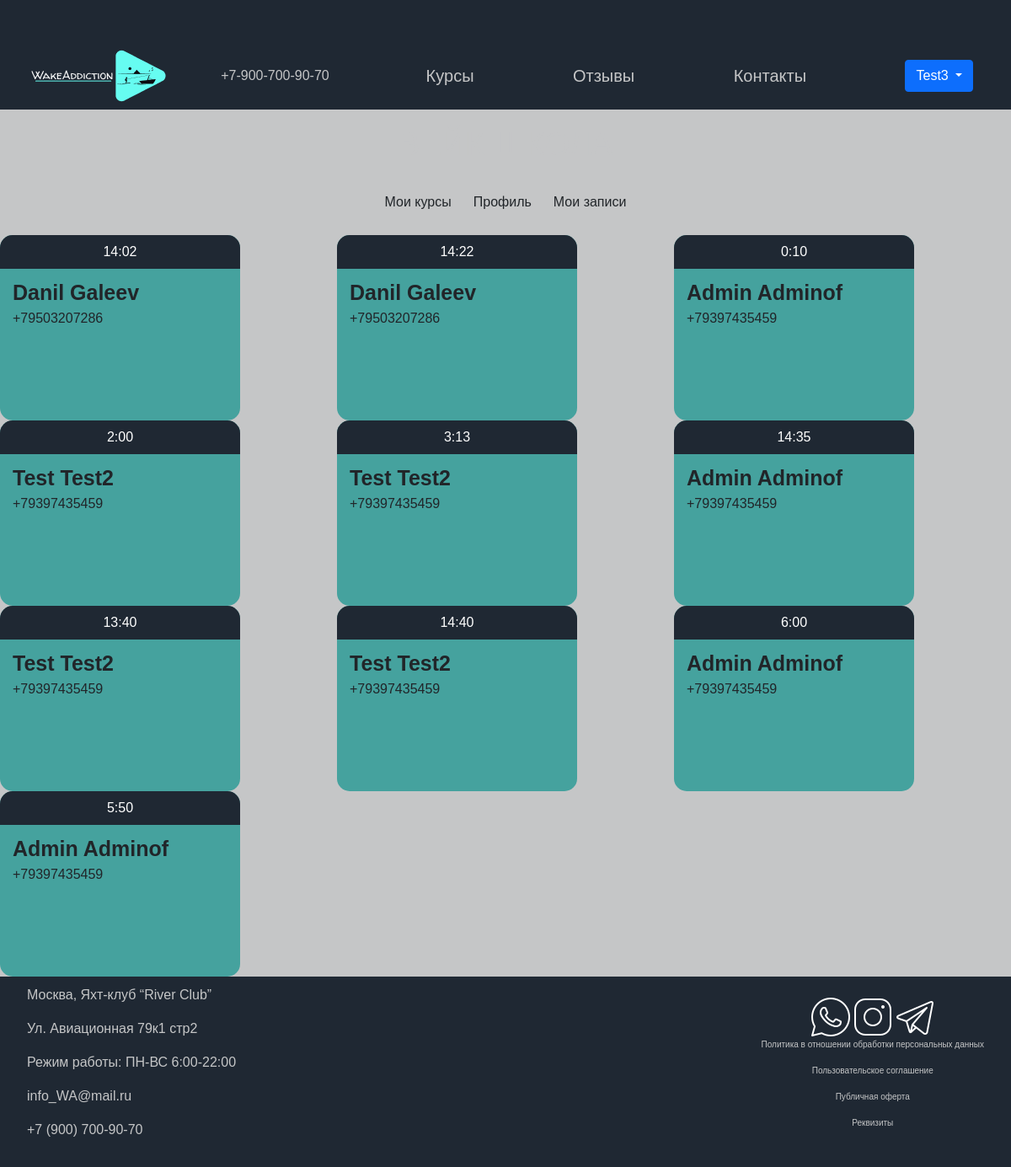
Screenshot of /zapisi (signed in) with the database file from the repository.
### main/models.py (models this page shows)
class ParticipationApplication(models.Model):
    phone_regex = RegexValidator(regex=r'^\+?1?\d{9,15}$', message="Phone number must be entered in the format: '+999999999'. Up to 15 digits allowed.")
    course = models.ForeignKey(Course, on_delete=models.CASCADE, related_name="participation_applications", verbose_name='Курсы')
    user = models.ForeignKey(User, on_delete=models.CASCADE, related_name="participation_applications", verbose_name='Пользователь')
    phone_number = models.CharField(validators=[phone_regex], max_length=17, blank=True, null=False, verbose_name='Номер телефона')
    time = models.TimeField(blank=False, null=False, verbose_name='Время')
    date = models.DateField(blank=False, null=False, verbose_name='Дата')
    wishes = models.TextField(blank=True, null=True, verbose_name='Оставьте комментарий')
    class Meta:
        verbose_name = "заявка на участие"
        verbose_name_plural = "заявки на участие"

### main/views.py (the view)
# urls.py: path('zapisi', views.schedule, name="zapisi"),
def schedule(request):
    profiles = ParticipationApplication.objects.all()
    return render(request, 'main/zapisi.html', {'profiles': profiles})

### main/templates/main/zapisi.html (shortened to what this page needs)
{% extends 'main/profile.html' %}
{% block profile-content %}
    <div class="schedule-card-conteiner">
        {% for profile in profiles %}
        <div class="schedule-card">
            <div class="schedule-card-header">
                {{ profile.time }}
            </div>
            <div class="schedule-card-content">
                <p>
                    {{ profile.user.first_name }}
                    {{ profile.user.last_name }}
                </p>
                {{ profile.phone_number }}
            </div>
        </div>
    {% endfor %}
    </div>
{% endblock %}

### main/templates/main/layout.html (shortened to what this page needs)
{% load static %}
<html lang="ru">
<head>
    <link rel=»stylesheet» href=»style.css»>
    <link rel="stylesheet" href="https://cdnjs.cloudflare.com/ajax/libs/font-awesome/6.1.1/css/all.min.css"/>
    <link rel="stylesheet" href="{% static 'assets/bootstrap/css/bootstrap.min.css' %}">
    <link rel="stylesheet" href="{% static 'assets/DataTables/datatables.min.css' %}">
    <link rel="stylesheet" href="{% static 'assets/select2/dist/css/select2.min.css' %}">
    <link rel="stylesheet" href="{% static 'css/style.css' %}">
    <link rel="stylesheet" href="https://use.fontawesome.com/releases/v5.8.2/css/all.css">
</head>
<body>
    <header class="header">
        <div class="header-line">
            <div class="logo-img">
                <a href="/"><img src="{% static 'img/logo.png' %}" alt="Лого"/></a>
            </div>
            <div class="phone">
                <div class="phone-holder">
                    <div class="number"><a class="num" href="#">+7-900-700-90-70</a> </div>
                </div>
            </div>
                <a class="nav-item" href="{% url 'cources' %}">Курсы</a></li>
                <a class="nav-item" href="#otziv">Отзывы</a></li>
                <a class="nav-item" href="#contacts">Контакты</a></li>
            {% if user.is_authenticated %}
                <div class="dropdown">
                    <button class="btn btn-primary my-btn dropdown-toggle me-3" type="button"
                            data-bs-toggle="dropdown" aria-expanded="false">
                        {{ request.user }}
                    </button>
                </div>
            {% endif %}
        </div>
    </header>
    <main>
        {% block content %}
        {% endblock %}
    </main>
    <footer class="footer">
        <div class="footer-element">
            <div class="contacts">
                <p>Москва, Яхт-клуб “River Club”</p>
                <p>Ул. Авиационная 79к1 стр2</p>
                <p>Режим работы: ПН-ВС 6:00-22:00</p>
                <p>info_WA@mail.ru</p>
                <p>+7 (900) 700-90-70</p>
            </div>
            <div class="social">
                <div class="social-all">
                <img src="{% static 'img/13.png' %}" alt="телеграмм"/>
                <img src="{% static 'img/12.png' %}" alt="Инстаграмм"/>
                <img src="{% static 'img/11.png' %}" alt="Вацап"/>
                </div>
                <div class="policy">
                    <p>Политика в отношении обработки персональных данных</p>
                    <p>Пользовательское соглашение</p>
                    <p>Публичная оферта</p>
                    <p>Реквизиты</p>
                </div>
            </div>
        </div>
    </footer>
</body>
</html>

### main/static/css/style.css (style rules this page uses)
html, body { height: 100%; width: 100%; overflow: auto; display: flex; flex-direction: column; margin: 0; padding: 0; min-height: 100%; background-size: cover; background-repeat: no-repeat; background-position: center; background-color: #c5c6c7; }
body { display: flex; flex-direction: column; }
main { flex: 1; }
.header-line { padding-top: 50px; display: flex; align-items: center; justify-content: space-around; background-color: #1f2833; }
.nav-item { color: #c5c6c7; text-decoration: none; font-weight: 400; font-size: 20px; margin-right: 60px; transition: color 0.3s linear; }
.num { color: #c5c6c7; text-decoration: none; font-weight: 400; transition: color 0.2s linear; }
.phone-holder { display: flex; align-items: center; }
.footer { width: 100%; margin-top: auto; background-color: #1f2833; padding: 1rem 2rem; padding-top: 10px; }
.footer-element { display: flex; justify-content: space-between; align-items: center; }
.contacts { display: flex; align-items: start; justify-content: left; color: #c5c6c7; flex-direction: column; }
.social { display: flex; align-items: center; justify-content: center; flex-direction: column; }
.policy { display: flex; align-items: center; justify-content: left; color: #c5c6c7; font-size: 10px; font-weight: 400; flex-direction: column; }
.social-all { display: flex; justify-content: center; align-items: center; flex-direction: row; }
* { font-family: "Montserrat Alternates", sans-serif; }

### main/templates/main/zapisi.html (style rules this page uses)
.schedule-card-conteiner { display: grid; grid-template-columns: repeat(3, auto); grid-template-rows: repeat(auto); }
.schedule-card { width: 285px; height: 220px; background-color: #45a29e; padding: 0; border-radius: 15px; }
.schedule-card-header { background-color: #1f2833; color: white; margin: 0; line-height: 40px; text-align: center; border-radius: 15px 15px 0 0; }
.schedule-card-content { padding: 10px 15px; }
.schedule-card-content p { margin: 0; font-size: 25px; font-weight: 600; }

### rows the page displays
ParticipationApplication: time "14:02", user.first_name "Danil", user.last_name "Galeev", phone_number "+79503207286"
ParticipationApplication: time "14:22", user.first_name "Danil", user.last_name "Galeev", phone_number "+79503207286"
ParticipationApplication: time "0:10", user.first_name "Admin", user.last_name "Adminof", phone_number "+79397435459"
ParticipationApplication: time "2:00", user.first_name "Test", user.last_name "Test2", phone_number "+79397435459"
ParticipationApplication: time "3:13", user.first_name "Test", user.last_name "Test2", phone_number "+79397435459"
ParticipationApplication: time "14:35", user.first_name "Admin", user.last_name "Adminof", phone_number "+79397435459"
ParticipationApplication: time "13:40", user.first_name "Test", user.last_name "Test2", phone_number "+79397435459"
ParticipationApplication: time "14:40", user.first_name "Test", user.last_name "Test2", phone_number "+79397435459"
ParticipationApplication: time "6:00", user.first_name "Admin", user.last_name "Adminof", phone_number "+79397435459"
ParticipationApplication: time "5:50", user.first_name "Admin", user.last_name "Adminof", phone_number "+79397435459"

### other values shown
{{ request.user }} "Test3"
